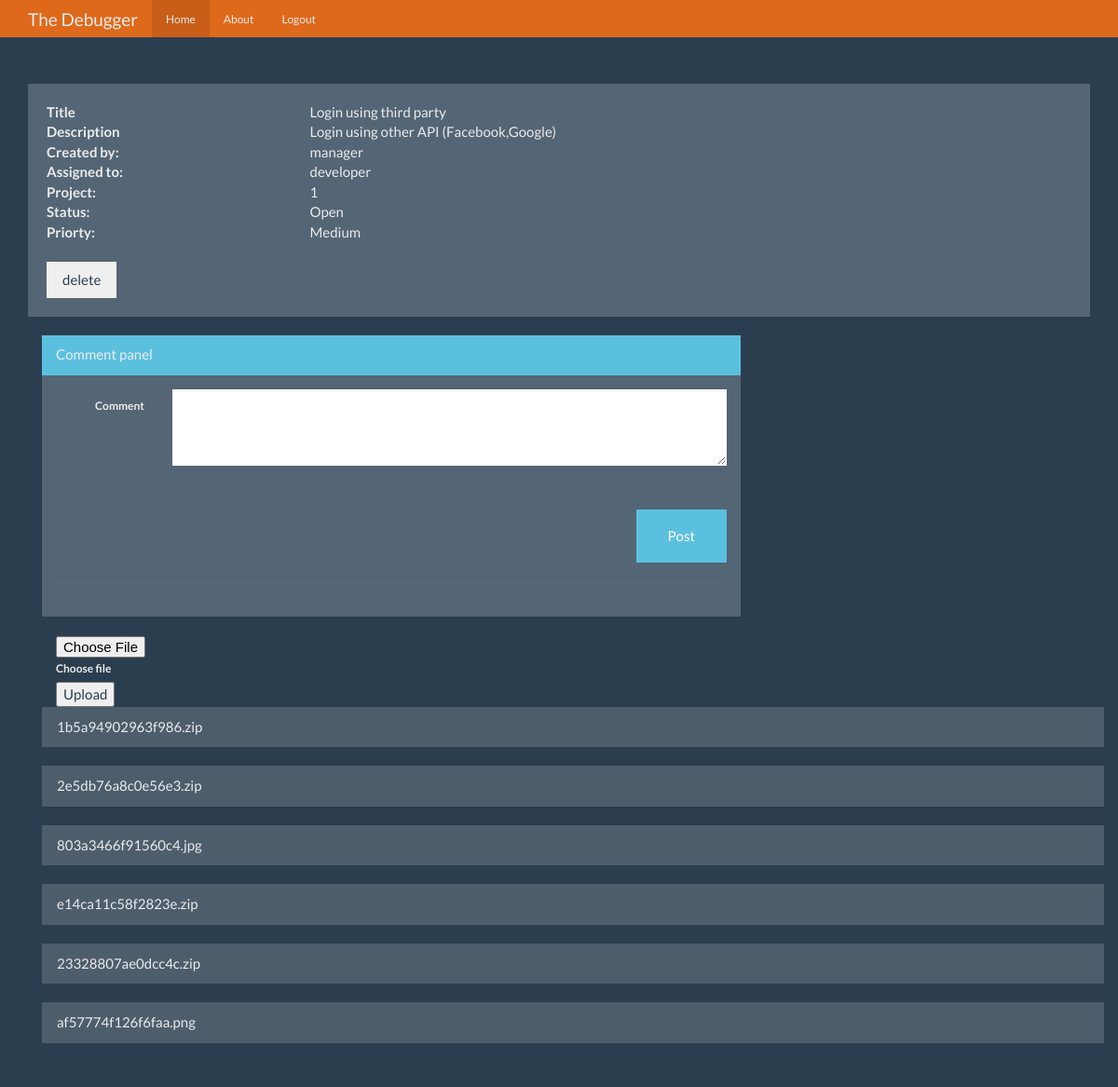
The app's page /ticket/2 (signed in) with its own data.
### debugger/models.py (models this page shows, shortened)
class Tickets(db.Model):
    id = db.Column(db.Integer,primary_key=True)
    title = db.Column(db.String(100),nullable=False)
    ticket_text = db.Column(db.Text,nullable=False)
    date_posted = db.Column(db.DateTime,nullable=False,default=datetime.utcnow)
    status = db.Column(db.String(30), nullable=False)
    priority = db.Column(db.String(30), nullable=False)
    created_by_id = db.Column(db.Integer, nullable=False)
    expert_id = db.Column(db.Integer, db.ForeignKey('users.id'),nullable=False)
    project_id = db.Column(db.Integer, db.ForeignKey('projects.id'),nullable=False)
    comment = db.relationship('Comment', backref='title', cascade="all,delete",lazy='dynamic')
    attach = db.relationship('Attachment', backref='ticket', cascade="all,delete", lazy='dynamic')

class Attachment(db.Model):
    id = db.Column(db.Integer, primary_key=True)
    file = db.Column(db.String(140))
    ticket_id = db.Column(db.Integer, db.ForeignKey('tickets.id'), nullable=False)
    def __repr__(self):
        return f"{self.file}"

### debugger/tickets/routes.py (the view, shortened to what this page needs)
@tickets.route('/ticket/<int:ticket_id>',methods=['GET','POST'])
@login_required
def ticket(ticket_id):
    ticket = Tickets.query.get_or_404(ticket_id)
    com = Comment.query.filter_by(ticket_id=ticket.id).first()
    form = CommentForm()
    attachform = AttachForm()
    if form.validate_on_submit() and form.body.data:
        comment = Comment(body=form.body.data,ticket_id=ticket_id,author = current_user.username)
        db.session.add(comment)
        db.session.commit()
        flash('Your comment has been published.')
        return redirect(url_for('tickets.ticket', ticket_id=ticket_id))
    return render_template('ticket.html', title=ticket.title,ticket=ticket,form=form,comment=com,attachform=attachform)

### debugger/tickets/forms.py
class CommentForm(FlaskForm):
    body = TextAreaField('Comment', validators=[DataRequired()])
    submit = SubmitField('Post')

class AttachForm(FlaskForm):
    file = FileField('Upload file')
    submit = SubmitField('Upload')

### debugger/models.py (called while the page is built)
@login_manager.user_loader
def load_user(user_id):
    return Users.query.get(int(user_id))

### debugger/templates/ticket.html (shortened to what this page needs)
{% extends "base.html" %}
{% from "show_links.html" import show_links %}
{% block nav%}
          {{ show_links(current_user) }}
{% endblock %}
{% block body %}
<div class="well bs-component">
    <dl class="row">
      <dt class="col-sm-3">Title</dt>
      <dd class="col-sm-9">{{ ticket.title }}</dd>
      <dt class="col-sm-3">Description</dt>
      <dd class="col-sm-9">{{ ticket.ticket_text }}</dd>
      <dt class="col-sm-3">Created by:</dt>
      <dd class="col-sm-9">{{ ticket.created_by_id }}</dd>
      <dt class="col-sm-3">Assigned to:</dt>
      <dd class="col-sm-9">{{ ticket.expert_id }}</dd>
        <dt class="col-sm-3">Project:</dt>
      <dd class="col-sm-9">{{ ticket.project_id }}</dd>
        <dt class="col-sm-3">Status:</dt>
      <dd class="col-sm-9">{{ ticket.status }}</dd>
        <dt class="col-sm-3">Priorty:</dt>
      <dd class="col-sm-9">{{ ticket.priority }}</dd>
    </dl>
    <form action="{{ url_for ('tickets.delete_ticket', ticket_id=ticket.id ) }}" method="post">
        <input class=" btn " type="submit" value="delete">
    </form>
</div>
<form method="POST" action="" class="form-horizontal">
<div class="container">
<div class="row bootstrap snippets">
    <div class="col-md-8 col-sm-12">
        <div class="comment-wrapper">
            <div class="panel panel-info">
                <div class="panel-heading">
                    Comment panel
                </div>
                <div class="panel-body">
                    <div class="form-group">
                    <label class="col-lg-2 control-label">Comment</label>
                    <div class="col-lg-10">
                      <p>{{ form.body (class="form-control" , rows=3) }}</p>
                    </div>
                  </div>
                    <br>
                    <button type="button" class="btn btn-info pull-right">{{ form.submit (class="btn btn-info pull-right")}}</button>
                    <div class="clearfix"></div>
                    <hr>
                </div>
            </div>
        </div>
</div>
</div>
</form>
    <div class="container">
    <form method="POST" action="" class="was-validated" enctype="multipart/form-data">
              <div class="custom-file">
                  {{ attachform.file(class="custom-file-input") }}
                <label class="custom-file-label">Choose file</label>
              </div>
                {{ attachform.submit }}
    </form>
</div>
        {% for file in ticket.attach %}
            <ul class="list-group">
                <a href="{{ url_for('tickets.download', filename=file) }}" download class="list-group-item list-group-item-action"> {{ file }}</a>
            </ul>
        {% endfor %}
{% endblock %}

### debugger/static/theme.css (style rules this page uses)
body { padding-top: 70px; padding-bottom: 30px; }

### debugger/templates/ticket.html (style rules this page uses)
body { margin-top:20px; }
.comment-wrapper .panel-body { max-height:650px; overflow:auto; }

### records on screen
Tickets: title "Login using third party", ticket_text "Login using other API (Facebook,Google)", created_by_id "manager", expert_id "developer", project_id "1", status "Open", priority "Medium"
Attachment: file "1b5a94902963f986.zip"
Attachment: file "2e5db76a8c0e56e3.zip"
Attachment: file "803a3466f91560c4.jpg"
Attachment: file "e14ca11c58f2823e.zip"
Attachment: file "23328807ae0dcc4c.zip"
Attachment: file "af57774f126f6faa.png"
